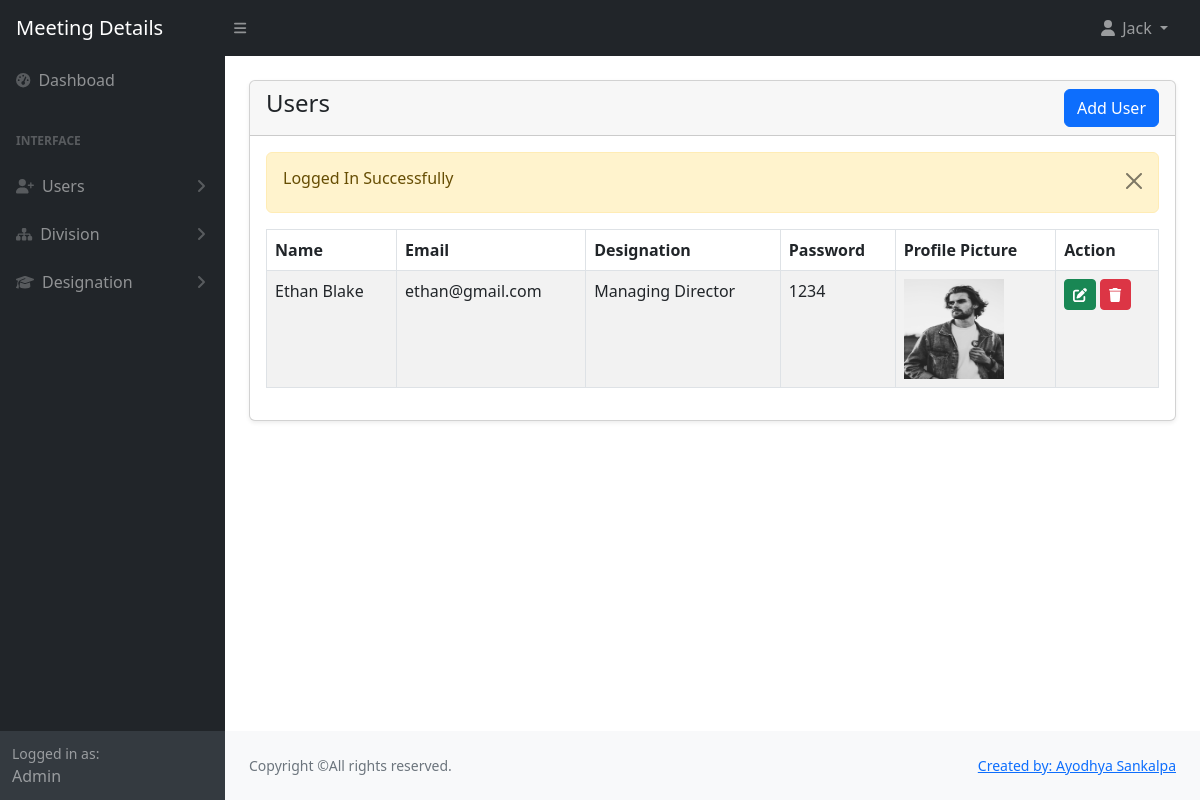
The page /admin/users.php (signed in) on the database its author committed.
### tables this page shows
CREATE TABLE `users` (
  `id` int(11) NOT NULL,
  `name` varchar(255) NOT NULL,
  `email` varchar(255) NOT NULL,
  `designation` varchar(255) NOT NULL,
  `password` varchar(255) NOT NULL,
  `image` varchar(255) NOT NULL,
  `type` varchar(255) NOT NULL,
  `created_at` date NOT NULL DEFAULT current_timestamp()
);

### admin/users.php (the view, shortened to what this page needs)
<?php include('includes/header.php'); ?>
<div class="container-fluid px-4">
    <div class="card mt-4 shadow-sm">
    	<div class="card-header">
    		<h4 class="mb-0">Users
    			<a href="add-users.php" class="btn btn-primary float-end">Add User</a>
    		</h4>
    	</div>
    	<div class="card-body">
			<?php
				$users = selectAll('users',"type = 'user'");
				if(mysqli_num_rows($users) > 0)
				{
			?>
    		<div class="table-responsive">
    			<table class="table table-striped table-bordered">
    				<thead>
    					<tr>
    						<th>Name</th>
    						<th>Email</th>
    						<th>Designation</th>
    						<th>Password</th>
    						<th>Profile Picture</th>
    						<th>Action</th>
    					</tr>
    				</thead>
    				<tbody>
					<?php foreach($users as $user) : ?>
    					<tr>
    						<td><?= $user['name'] ?></td>
    						<td><?= $user['email'] ?></td>
    						<td><?= $user['designation'] ?></td>
    						<td><?= $user['password'] ?></td>
    						<td>
                                <img src="<?= $user['image'] ?>" style="width: 100px; height: 100px;" alt="Img">
                            </td>
                            <td>
								<a href="users-edit.php?id=<?= $user['id']; ?>" class="btn btn-success btn-sm">
                                    <i class="fa-solid fa-pen-to-square"></i>
                                </a>
								<a href="users-delete.php?id=<?= $user['id']; ?>" class="btn btn-danger btn-sm" onclick="return confirm('Are you sure, You want to delete this user.')">
									<i class="fa-solid fa-trash"></i>
								</a>
							</td>
    					</tr>
						<?php endforeach; ?>
    				</tbody>
    			</table>
    		</div>
			<?php
				}
				else
				{
					?>
					<tr>
						<h4 class="mb-0">No Record found</h4>
					</tr>
					<?php
				}
			?>
    	</div>
    </div>
</div>
<?php include('includes/footer.php'); ?>

### rows shown on the page
users: name "Ethan Blake", email "ethan@gmail.com", designation "Managing Director", password "1234", image (picture)

### other values the page prints
$userName "Jack"
$_SESSION['status'] "Logged In Successfully"
